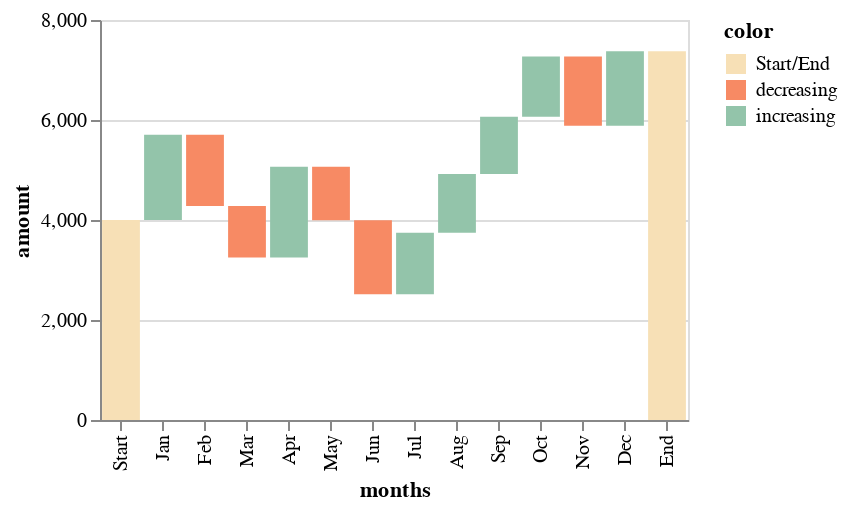

Vega-Lite specification for this chart:
### Vega specification from a JSON file in a GitHub repository (floating-point values rounded to 4 significant figures)
{"$schema": "https://vega.github.io/schema/vega/v3.0.json", "autosize": "pad", "padding": 5, "height": 200, "style": "cell", "data": [{"name": "source_0", "values": [{"label": "Start", "amount": 4000, "order": 1}, {"label": "Jan", "amount": 1707, "order": 2}, {"label": "Feb", "amount": -1425, "order": 3}, {"label": "Mar", "amount": -1030, "order": 4}, {"label": "Apr", "amount": 1812, "order": 5}, {"label": "May", "amount": -1067, "order": 6}, {"label": "Jun", "amount": -1481, "order": 7}, {"label": "Jul", "amount": 1228, "order": 8}, {"label": "Aug", "amount": 1176, "order": 9}, {"label": "Sep", "amount": 1146, "order": 10}, {"label": "Oct", "amount": 1205, "order": 11}, {"label": "Nov", "amount": -1388, "order": 12}, {"label": "Dec", "amount": 1492, "order": 13}, {"label": "End", "amount": 0, "order": 14}]}, {"name": "data_0", "source": "source_0", "transform": [{"type": "window", "params": [null], "as": ["sum"], "ops": ["sum"], "fields": ["amount"], "sort": {"field": ["order"], "order": ["ascending"]}}, {"type": "formula", "expr": "datum.label == 'End' ? 0 : datum.sum - datum.amount", "as": "last"}, {"type": "formula", "expr": "datum.label == 'End' ? datum.sum : datum.amount", "as": "amount"}, {"type": "formula", "expr": "datum.label == 'End' || datum.label == 'Start' ? 'Start/End' : datum.amount >= 0 ? 'increasing' : 'decreasing'", "as": "color"}, {"type": "formula", "expr": "datum.sum - 100", "as": "bottomline"}, {"type": "filter", "expr": "datum[\"last\"] !== null && !isNaN(datum[\"last\"])"}]}], "signals": [{"name": "x_step", "value": 21}, {"name": "width", "update": "bandspace(domain('x').length, 0.1, 0.05) * x_step"}], "marks": [{"name": "layer_0_marks", "type": "rect", "style": ["bar"], "from": {"data": "data_0"}, "encode": {"update": {"fill": {"scale": "color", "field": "color"}, "x": {"scale": "x", "field": "label"}, "width": {"scale": "x", "band": true}, "y": {"scale": "y", "field": "last"}, "y2": {"scale": "y", "field": "sum"}}}}], "scales": [{"name": "x", "type": "band", "domain": {"data": "data_0", "field": "label"}, "range": {"step": {"signal": "x_step"}}, "paddingInner": 0.1, "paddingOuter": 0.05}, {"name": "y", "type": "linear", "domain": {"data": "data_0", "fields": ["last", "sum"]}, "range": [{"signal": "height"}, 0], "nice": true, "zero": true}, {"name": "color", "type": "ordinal", "domain": {"data": "data_0", "field": "color", "sort": true}, "range": ["#f7e0b6", "#f78a64", "#93c4aa"]}], "axes": [{"scale": "x", "orient": "bottom", "title": "months", "labelOverlap": true, "encode": {"labels": {"update": {"angle": {"value": 270}, "align": {"value": "right"}, "baseline": {"value": "middle"}}}}, "zindex": 1}, {"scale": "y", "orient": "left", "title": "amount", "labelOverlap": true, "tickCount": {"signal": "ceil(height/40)"}, "zindex": 1}, {"scale": "y", "orient": "left", "grid": true, "tickCount": {"signal": "ceil(height/40)"}, "gridScale": "x", "domain": false, "labels": false, "maxExtent": 0, "minExtent": 0, "ticks": false, "zindex": 0}], "legends": [{"fill": "color", "title": "color", "encode": {"symbols": {"update": {"shape": {"value": "square"}}}}}], "config": {"axisY": {"minExtent": 30}}}
